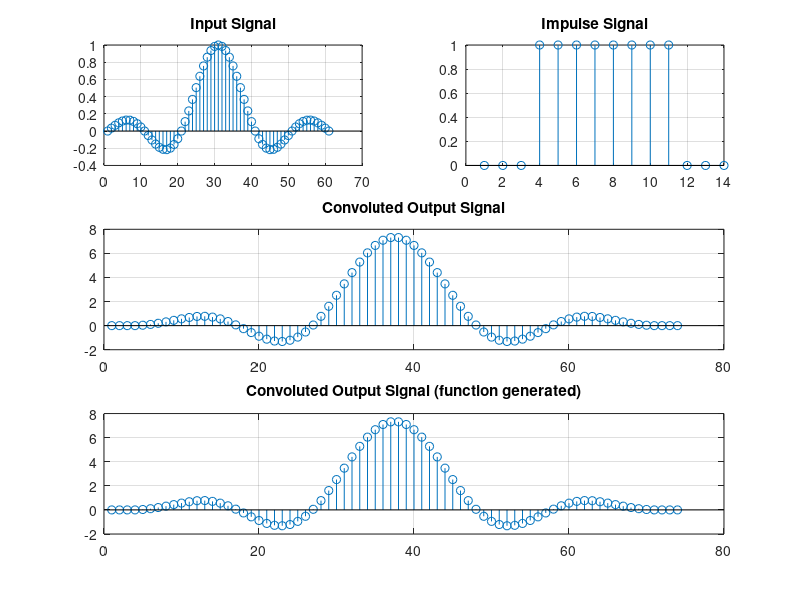

MATLAB code to generate this figure:
clc; close all; clear all;

t = -30:30;
raw_inputSignal = sin(pi * t/10)./(pi * t/10);
raw_inputSignal(t==0) = 1;

raw_impulseSignal = [zeros(1,3),ones(1,8), zeros(1,3)];
%
% subplot(2,1,1);
% plot(raw_inputSignal);
% subplot(2,1,2);
% plot(raw_impulseSignal);


% raw_inputSignal=[1 1.1 1.2 2.1 0.4 3.5 2.5 2.1 2.7 3.1];
% raw_impulseSignal = [1,1,1,1,1];


raw_input_len = length(raw_inputSignal);
raw_impulse_len = length(raw_impulseSignal);
convolution_size = raw_input_len + raw_impulse_len - 1;

% making the length of input & impluse signal same
inputSignal = [raw_inputSignal, zeros(1, raw_impulse_len)];
impulseSignal = [raw_impulseSignal, zeros(1, raw_input_len)];

outputSignal = zeros(1, convolution_size);

% Convolution operations using for loop
for n = 1 : convolution_size
    for k = 1 : n
        outputSignal(n) = outputSignal(n) + (inputSignal(k) * impulseSignal(n - k + 1));
    end
end

% function generated convolution
fun_gen_outputSignal = conv(raw_inputSignal, raw_impulseSignal);


% Ploting.....

subplot(3,2,1);
stem(raw_inputSignal);
% plot(inputSignal, LineWidth=1);
title('Input Signal');
grid on;

subplot(3,2,2);
stem(raw_impulseSignal);
% plot(impluseSignal, LineWidth=1);
title('Impulse Signal');
grid on;

subplot(3,2,[3,4]);
stem(outputSignal);
% plot(outputSignal, LineWidth=1);
title('Convoluted Output Signal');
grid on;

subplot(3,2,[5,6]);
stem(fun_gen_outputSignal);
% plot(outputSignal2, LineWidth=1);
title('Convoluted Output Signal (function generated)');
grid on;



